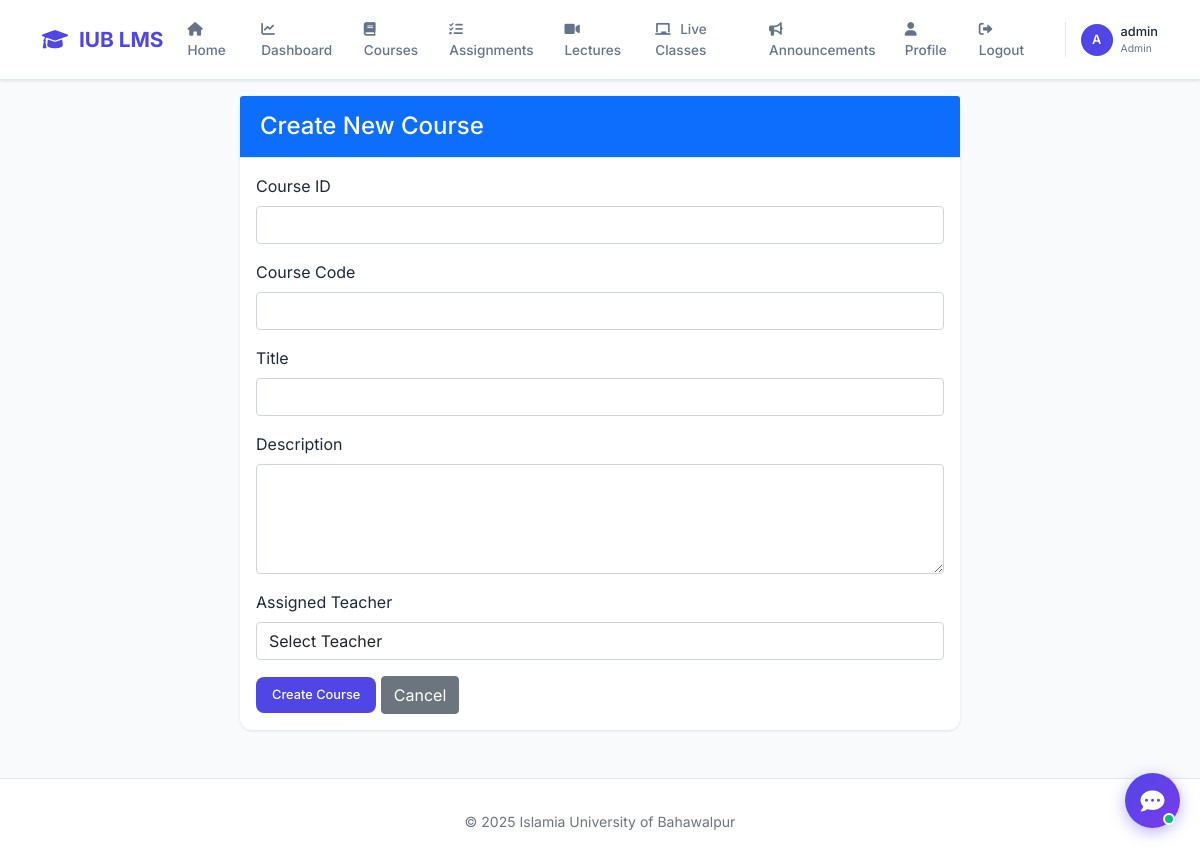
/courses/create/ (signed in), run on the app's committed database.
### accounts/models.py (models this page shows, shortened)
class CustomUser(AbstractUser):
    ROLE_CHOICES = (
        ('admin', 'Admin'),
        ('teacher', 'Teacher'),
        ('student', 'Student'),
    )
    role = models.CharField(max_length=10, choices=ROLE_CHOICES, default='student')
    phone = models.CharField(max_length=15, blank=True)
    profile_pic = models.ImageField(upload_to='profile_pics/', blank=True, null=True)
    bio = models.TextField(max_length=500, blank=True)

### courses/views.py (the view, shortened to what this page needs)
# urls.py: path('create/', views.create_course, name='create_course'),
@user_passes_test(is_admin)
def create_course(request):
    teachers = CustomUser.objects.filter(role='teacher')
    return render(request, 'courses/create_course.html', {'teachers': teachers})

### courses/views.py (called while the page is built)
def is_admin(user):
    return user.role == 'admin'

### templates/courses/create_course.html (shortened to what this page needs)
{% extends 'base.html' %}
{% block content %}
<div class="container">
    <div class="row justify-content-center">
        <div class="col-md-8">
            <div class="card">
                <div class="card-header bg-primary text-white">
                    <h4 class="mb-0">Create New Course</h4>
                </div>
                <div class="card-body">
                    <form method="post">
                        <div class="mb-3">
                            <label class="form-label">Course ID</label>
                            <input type="text" name="course_id" class="form-control" required>
                        </div>
                        <div class="mb-3">
                            <label class="form-label">Course Code</label>
                            <input type="text" name="course_code" class="form-control" required>
                        </div>
                        <div class="mb-3">
                            <label class="form-label">Title</label>
                            <input type="text" name="title" class="form-control" required>
                        </div>
                        <div class="mb-3">
                            <label class="form-label">Description</label>
                            <textarea name="description" class="form-control" rows="4" required></textarea>
                        </div>
                        <div class="mb-3">
                            <label class="form-label">Assigned Teacher</label>
                            <select name="teacher" class="form-control">
                                <option value="">Select Teacher</option>
                            </select>
                        </div>
                        <button type="submit" class="btn btn-primary">Create Course</button>
                        <a href="{% url 'course_list' %}" class="btn btn-secondary">Cancel</a>
                    </form>
                </div>
            </div>
        </div>
    </div>
</div>
{% endblock %}

### templates/base.html (shortened to what this page needs)
<!DOCTYPE html>
<html lang="en">
<head>
    <link href="https://cdn.jsdelivr.net/npm/bootstrap@5.1.3/dist/css/bootstrap.min.css" rel="stylesheet">
    <link rel="stylesheet" href="https://cdnjs.cloudflare.com/ajax/libs/font-awesome/6.0.0/css/all.min.css">
</head>
<body>
    {% if user.is_authenticated %}
    <nav class="navbar navbar-expand-lg">
        <div class="container">
            <a class="navbar-brand" href="{% url 'dashboard' %}">
                <i class="fas fa-graduation-cap"></i> IUB LMS
            </a>
            <div class="collapse navbar-collapse" id="navbarNav">
                <ul class="navbar-nav ms-auto">
                    <li class="nav-item"><a class="nav-link" href="{% url 'home' %}"><i class="fas fa-home"></i> Home</a></li>
                    <li class="nav-item"><a class="nav-link" href="{% url 'dashboard' %}"><i class="fas fa-chart-line"></i> Dashboard</a></li>
                    <li class="nav-item"><a class="nav-link" href="{% url 'course_list' %}"><i class="fas fa-book"></i> Courses</a></li>
                    <li class="nav-item"><a class="nav-link" href="{% url 'assignment_list' %}"><i class="fas fa-tasks"></i> Assignments</a></li>
                    <li class="nav-item"><a class="nav-link" href="{% url 'lecture_list_all' %}"><i class="fas fa-video"></i> Lectures</a></li>
                    <li class="nav-item"><a class="nav-link" href="{% url 'live_class_list_all' %}"><i class="fas fa-chalkboard"></i> Live Classes</a></li>
                    <li class="nav-item"><a class="nav-link" href="{% url 'announcements' %}"><i class="fas fa-bullhorn"></i> Announcements</a></li>
                    <li class="nav-item"><a class="nav-link" href="{% url 'profile' %}"><i class="fas fa-user"></i> Profile</a></li>
                    <li class="nav-item"><a class="nav-link" href="{% url 'logout' %}"><i class="fas fa-sign-out-alt"></i> Logout</a></li>
                </ul>
                <div class="user-menu">
                    <div class="user-avatar">{{ user.username|first|upper }}</div>
                    <div>
                        <div class="user-name">{{ user.get_full_name|default:user.username }}</div>
                        <div class="user-role">{{ user.get_role_display }}</div>
                    </div>
                </div>
            </div>
        </div>
    </nav>
    {% endif %}
    <main class="container fade-in mt-3">
        {% block content %}
        {% endblock %}
    </main>
    <footer class="footer">
        <div class="container text-center">
            <p class="small text-muted mb-0">&copy; 2025 Islamia University of Bahawalpur</p>
        </div>
    </footer>
</body>
</html>

### templates/base.html (style rules this page uses)
:root { --primary: #4f46e5; --bg-light: #f8fafc; --text-dark: #1e293b; --text-muted: #64748b; --border: #e2e8f0; --shadow: 0 1px 3px rgba(0,0,0,0.1); }
* { margin: 0; padding: 0; box-sizing: border-box; }
body { font-family: 'Inter', sans-serif; background: var(--bg-light); color: var(--text-dark); }
.navbar { background: white; padding: 0.7rem 0; box-shadow: var(--shadow); border-bottom: 1px solid var(--border); }
.navbar-brand { font-size: 1.3rem; font-weight: 700; color: var(--primary) !important; }
.navbar-brand i { margin-right: 6px; }
.nav-link { color: var(--text-muted); font-weight: 500; font-size: 0.85rem; padding: 0.5rem 1rem; }
.nav-link i { margin-right: 6px; }
.user-menu { display: flex; align-items: center; gap: 8px; margin-left: 15px; padding-left: 15px; border-left: 1px solid var(--border); }
.user-avatar { width: 32px; height: 32px; background: var(--primary); border-radius: 50%; display: flex; align-items: center; justify-content: center; color: white; font-weight: 600; font-size: 0.8rem; }
.user-name { font-size: 0.8rem; font-weight: 500; color: var(--text-dark); }
.user-role { font-size: 0.65rem; color: var(--text-muted); }
.card { border: none; border-radius: 12px; box-shadow: var(--shadow); background: white; }
.card-header { background: white; border-bottom: 1px solid var(--border); padding: 1rem 1.25rem; font-weight: 600; }
.btn-primary { background: var(--primary); border: none; border-radius: 8px; padding: 0.5rem 1rem; font-size: 0.8rem; font-weight: 500; }
.footer { background: white; border-top: 1px solid var(--border); padding: 2rem 0 1rem; margin-top: 3rem; }
.fade-in { animation: fadeIn 0.3s ease-out; }

### data on the page
CustomUser: username|first "A", get_full_name "admin", role "Admin"
